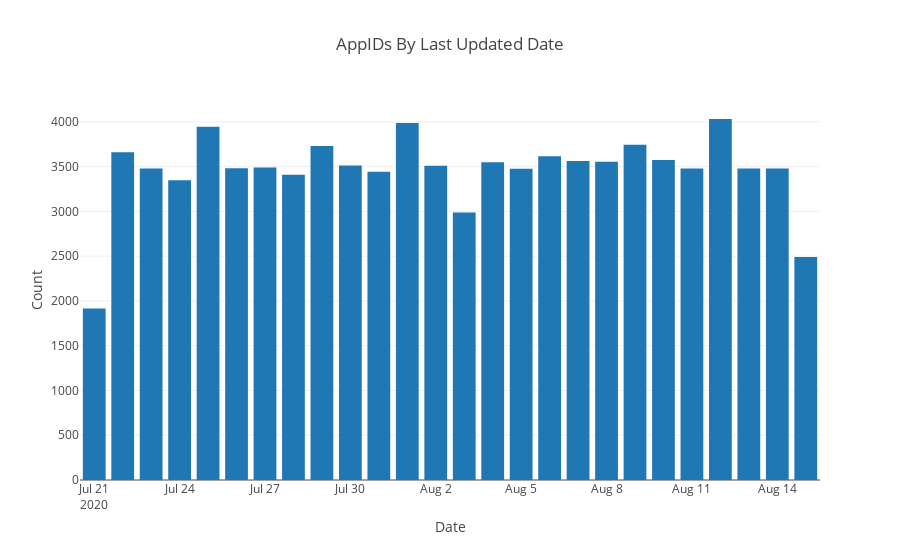

Here is the notebook cell this chart was saved with:
### Markdown cell above
## Large numbers of old AppID entries means `refreshsteam.py` needs to be run.  This excludes consistently failed appids.

### Code cell
# https://plot.ly/python/bar-charts/

data = [Bar(
        x=grouped_df['updated_date'],
        y=grouped_df['count']
    )]

layout = Layout(
        title='AppIDs By Last Updated Date',
        xaxis=dict(
            title='Date'
        ),
        yaxis=dict(
            title='Count'
        )
    )

fig = Figure(data=data, layout=layout)

iplot(fig)

### Figure 1 — Plotly figure (JSON) as saved in the notebook; plotly's stock layout.template omitted (floating-point values rounded to 4 significant figures)
{"data": [{"type": "bar", "uid": "17c3e695-f690-4a8c-bce3-f1fdaaeb7674", "x": ["2020-07-21", "2020-07-22", "2020-07-23", "2020-07-24", "2020-07-25", "2020-07-26", "2020-07-27", "2020-07-28", "2020-07-29", "2020-07-30", "2020-07-31", "2020-08-01", "2020-08-02", "2020-08-03", "2020-08-04", "2020-08-05", "2020-08-06", "2020-08-07", "2020-08-08", "2020-08-09", "2020-08-10", "2020-08-11", "2020-08-12", "2020-08-13", "2020-08-14", "2020-08-15"], "y": [1915, 3661, 3480, 3347, 3946, 3481, 3489, 3408, 3730, 3513, 3443, 3987, 3511, 2987, 3549, 3477, 3617, 3563, 3554, 3745, 3573, 3479, 4032, 3478, 3479, 2490]}], "layout": {"title": {"text": "AppIDs By Last Updated Date"}, "xaxis": {"title": {"text": "Date"}}, "yaxis": {"title": {"text": "Count"}}}}
